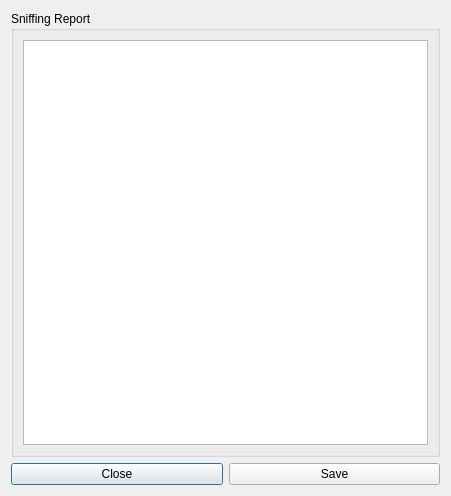
<?xml version="1.0" encoding="UTF-8"?>
<ui version="4.0">
 <class>Report</class>
 <widget class="QDialog" name="Report">
  <property name="geometry">
   <rect>
    <x>0</x>
    <y>0</y>
    <width>451</width>
    <height>496</height>
   </rect>
  </property>
  <property name="windowTitle">
   <string>Dialog</string>
  </property>
  <layout class="QVBoxLayout" name="verticalLayout">
   <item>
    <widget class="QGroupBox" name="groupBox">
     <property name="title">
      <string>Sniffing Report</string>
     </property>
     <layout class="QVBoxLayout" name="verticalLayout_2">
      <item>
       <widget class="QTableView" name="tableView"/>
      </item>
     </layout>
    </widget>
   </item>
   <item>
    <layout class="QHBoxLayout" name="horizontalLayout">
     <item>
      <widget class="QPushButton" name="pushButton">
       <property name="text">
        <string>Close</string>
       </property>
      </widget>
     </item>
     <item>
      <widget class="QPushButton" name="pushButton_2">
       <property name="text">
        <string>Save</string>
       </property>
      </widget>
     </item>
    </layout>
   </item>
  </layout>
 </widget>
 <resources/>
 <connections/>
</ui>
